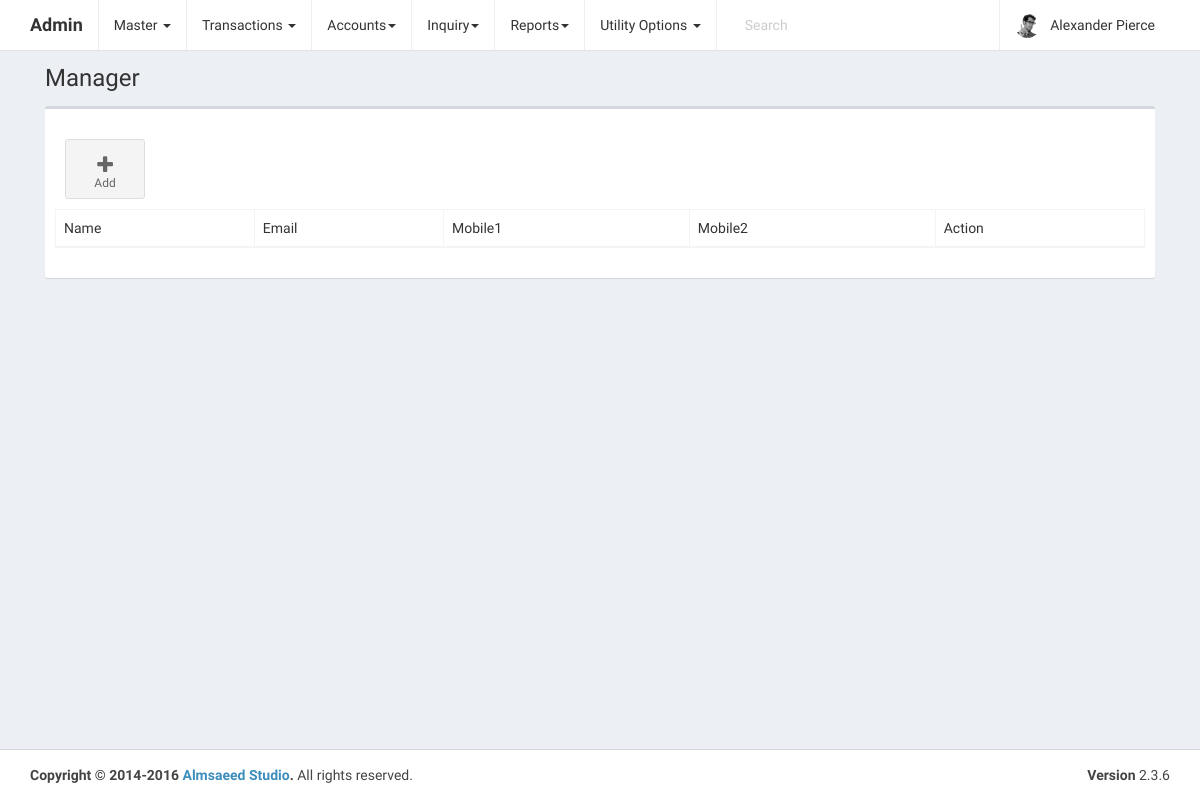
The page /home.php?controller=manager&action=managers on the database as committed earlier.
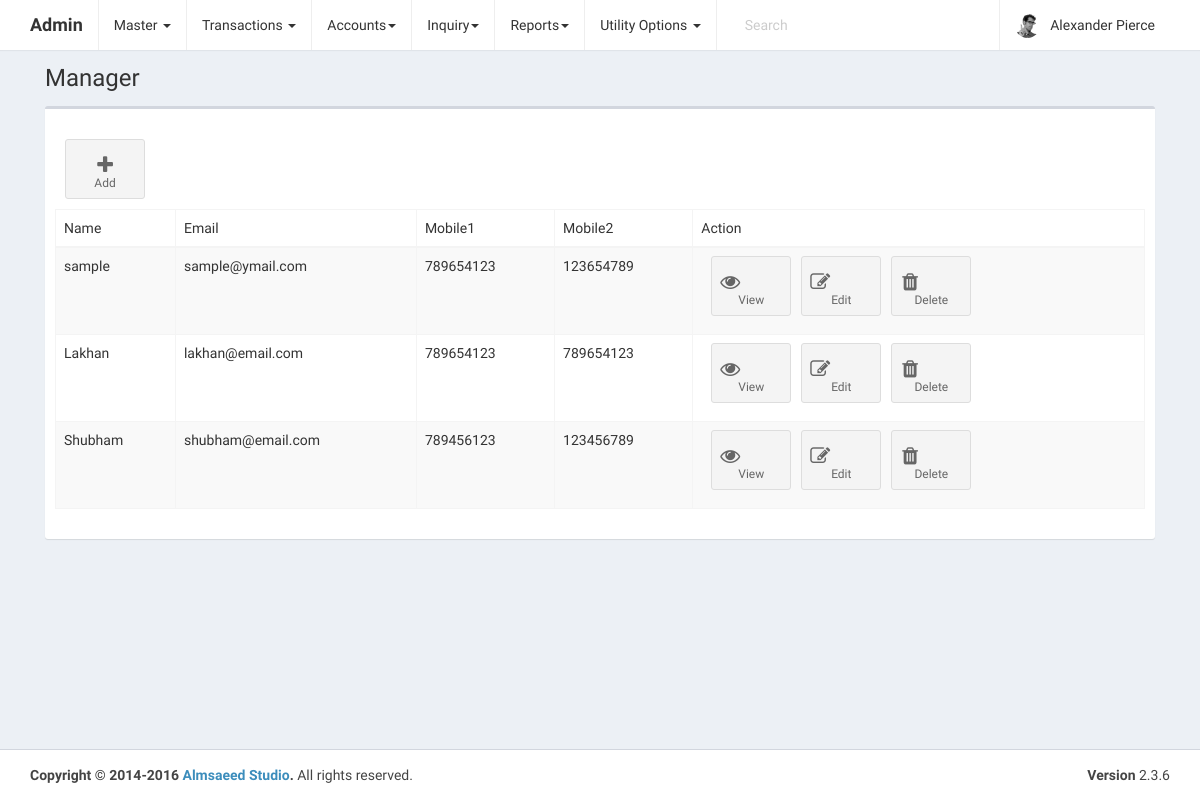
The same page on the database as committed later.
### tables this page shows
CREATE TABLE `managers` (
  `id` int(11) NOT NULL,
  `name` varchar(255) NOT NULL,
  `email` varchar(255) NOT NULL,
  `mobile1` int(20) NOT NULL,
  `mobile2` int(20) NOT NULL,
  `created_at` datetime NOT NULL,
  `updated_at` datetime NOT NULL
);

### controller/ManagerController.php (called while the page is built, shortened)
<?php
include_once 'model/Manager.php';
class ManagerController {
    public $model;
    public function __construct() {
        $this->model = new Manager;
    }
    public function view_manager() {
        $view_manager = $this->model->view_manager();
        include_once $_SERVER['DOCUMENT_ROOT'] . '/ambica_logistics/views/layout.php';
    }
}
?>

### model/Manager.php (called while the page is built, shortened)
<?php
class Manager {
    public $conn;
    public function __construct() {
        $this->conn = mysqli_connect("localhost", "root", "");
        mysqli_select_db($this->conn, "ambica_logistics");
    }
    public function view_manager() {
        $view_query = mysqli_query($this->conn, "select * from managers order by id desc");
        return $view_query;
    }
}
?>

### views/managers.php (the view, shortened to what this page needs)
<section class="content-header">
    <h1>
        Manager
    </h1>
</section>
<section class="content">
    <div class="row">
        <div class="col-xs-12">
            <div class="box">
                <div class="box-header">
                </div>
                <div class="box-body">
                    <a href="?controller=manager&action=add_manager" class="btn btn-app">
                        <i class="fa fa-plus"></i> Add
                    </a>
                    <div calss="table-responsive">
                        <table id="example2" class="table table-bordered table-striped">
                            <thead>
                                <tr>
                                    <td>Name</td>
                                    <td>Email</td>
                                    <td>Mobile1</td>
                                    <td>Mobile2</td>
                                    <td>Action</td>
                                </tr>
                            </thead>
                            <tbody>
                                <?php
                                while ($row = mysqli_fetch_assoc($view_manager)) {
                                    echo "<tr>";
                                    echo "<td>" . $row['name'] . "</td>";
                                    echo "<td>" . $row['email'] . "</td>";
                                    echo "<td>" . $row['mobile1'] . "</td>";
                                    echo "<td>" . $row['mobile2'] . "</td>";
                                    echo "<td><a href=\"?controller=manager&action=get_manager&id=" . $row['id'] . "\" class=\"btn btn-app\"><i class=\"fa fa-fw fa-eye\"></i>View</a>"
                                    . "<a href=\"?controller=manager&action=edit_manager&id=" . $row['id'] . "\" class=\"btn btn-app\"><i class=\"fa fa-fw fa-pencil-square-o\"></i>Edit</a>"
                                    . "<a href=\"?controller=manager&action=del_manager&id=" . $row['id'] . "\" onclick=\"return confirm('Want to delete?')\" class=\"btn btn-app\"><i class=\"fa fa-fw fa-trash\"></i>Delete</a></td>";
                                    echo "</tr>";
                                }
                                ?>
                            </tbody>
                        </table>
                    </div>
                </div>
            </div>
        </div>
    </div>
</section>

Rows that differ between the two databases and show on the page:
added managers: name "sample", email "sample@ymail.com", mobile1 "789654123", mobile2 "123654789"
added managers: name "Lakhan", email "lakhan@email.com", mobile1 "789654123", mobile2 "789654123"
added managers: name "Shubham", email "shubham@email.com", mobile1 "789456123", mobile2 "123456789"
